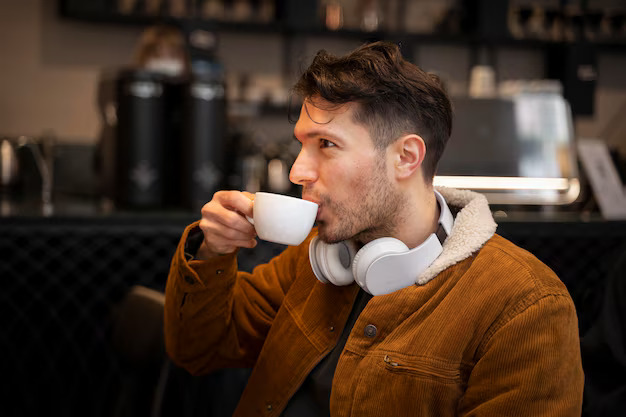
#> input picture OpenCv Lvl-5 Blurring/1.jpg, 626 x 417 px
$ jupyter execute blurring.ipynb
#> lines starting #> are read from the running program, lines starting #| are printed output that depends on the picture
[cell 1]
import cv2

[cell 2]
img = cv2.imread('1.jpg')
#> img is the input picture: shape (417, 626, 3); mean B, G, R 40.1, 53.4, 73.9

[cell 3]
cv2.imshow("Image",img)
cv2.waitKey(0)

[cell 4]
#classic blur
k_size = 7 #7 neighborhood will be considered for averaging
# Apply the blur using the defined kernel size (k_size x k_size)
blur = cv2.blur(img, (k_size, k_size))  # Each pixel will be replaced with the average of its 7x7 neighbors
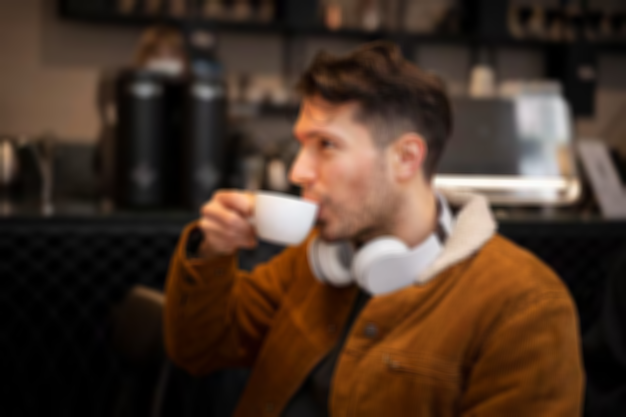
#> blur: shape (417, 626, 3); mean B, G, R 40.1, 53.4, 73.9
cv2.imshow("Blur",blur)
cv2.waitKey(0)

[cell 5]
k_size = 1 #[since average of 1 pixel will be same so no blur applied]
blur = cv2.blur(img, (k_size, k_size)) #(img, (row,col))  # Each pixel will be replaced with the average of its 7x7 neighbors
cv2.imshow("Blur",blur)
cv2.waitKey(0)

[cell 6]
#Gaussian Blur
k_size = 7
img_gaussian_blur = cv2.GaussianBlur(img, (k_size, k_size),3) # standard deviation
cv2.imshow("GaussianBlur",img_gaussian_blur)
cv2.waitKey(0)

[cell 7]
#Median Blur (for salt and peper image)
k_size = 3
img_gaussian_blur = cv2.medianBlur(img, k_size)
cv2.imshow("Median Blur",img_gaussian_blur)
cv2.waitKey(0)
